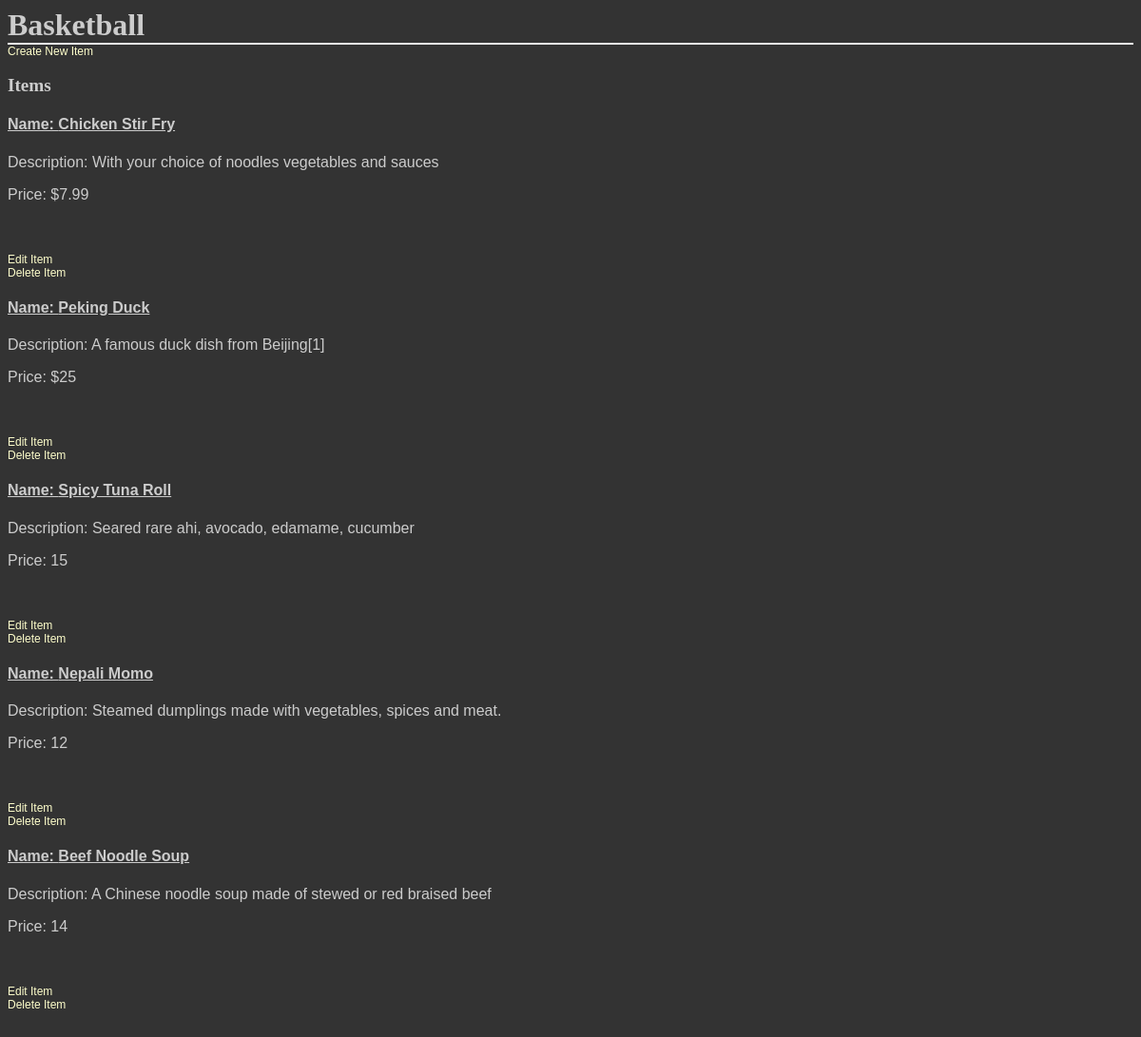
The app's page /category/2/items/ with its own data.
### database_setup.py (models this page shows, shortened)
class Category(Base):
    __tablename__ = 'category'
    id = Column(Integer, primary_key=True)
    name = Column(String(250), nullable=False)
    user_id = Column(Integer, ForeignKey('user.id'))
    user = relationship(User)

class Item(Base):
    __tablename__ = 'item'
    name = Column(String(80), nullable=False)
    id = Column(Integer, primary_key=True)
    description = Column(String(250))
    price = Column(String(8))
    category_id = Column(Integer, ForeignKey('category.id'))
    category = relationship(Category)
    user_id = Column(Integer, ForeignKey('user.id'))
    user = relationship(User)

### application.py (the view)
@app.route('/category/<int:category_id>/')
@app.route('/category/<int:category_id>/items/')
def showItem(category_id):
    category = session.query(Category).filter_by(id=category_id).one()
    items = session.query(Item).filter_by(
        category_id=category_id).all()
    return render_template('items.html', items=items, category=category)

### templates/items.html (shortened to what this page needs)
<html>
<head>
    <link rel=stylesheet type=text/css href="{{ url_for('static', filename='styles.css') }}">
</head>
<body>
<div class='pane'>
    <h1>{{ category.name }}</h1>
    {% if items !=[] %}
    <a href="{{url_for('newItem', category_id = category.id )}}">Create New Item</a>
    <h2>Items</h2>
    {% for i in items %}
    <p><h4><u>Name: {{i.name}}</u></h4></p>
    <p>Description: {{i.description}}</p>
    <p>Price: {{i.price}}</p>
     <a href="{{url_for('editItem', category_id = category.id, item_id=i.id ) }}">Edit Item</a>
     <a href="{{url_for('deleteItem', category_id = category.id, item_id=i.id ) }}" >Delete Item</a>
    {% endfor %}
    {% else %}
    <p> You currently have no items.</p>
    <a href="{{url_for('newItem', category_id = category.id )}}">Create New Item</a>
    </br></br>
    {% endif %}
</div>
</body>
</html>

### static/styles.css (style rules this page uses)
body { font-family: sans-serif; background-color: #333333; background-image: url('https://cloud.githubusercontent.com/assets/9041401/6119508/7cbced14-b07e-11e4-9dbd-f01488203879.jpg') }
h1, h2, h3, h4 { color: #CCCCCC; }
h1, h2 { font-family: 'Georgia', serif; margin: 0; }
h1 { border-bottom: 2px solid #eee; }
h2 { font-size: 1.2em; }
p { color: #CCCCCC; }
a { text-decoration: none; color:#FFFFCC; font-size: .75em; }

### records on screen
Category: name "Basketball"
Item: name "Chicken Stir Fry", description "With your choice of noodles vegetables and sauces", price "$7.99"
Item: name "Peking Duck", description "A famous duck dish from Beijing[1]", price "$25"
Item: name "Spicy Tuna Roll", description "Seared rare ahi, avocado, edamame, cucumber", price "15"
Item: name "Nepali Momo", description "Steamed dumplings made with vegetables, spices and meat.", price "12"
Item: name "Beef Noodle Soup", description "A Chinese noodle soup made of stewed or red braised beef", price "14"
